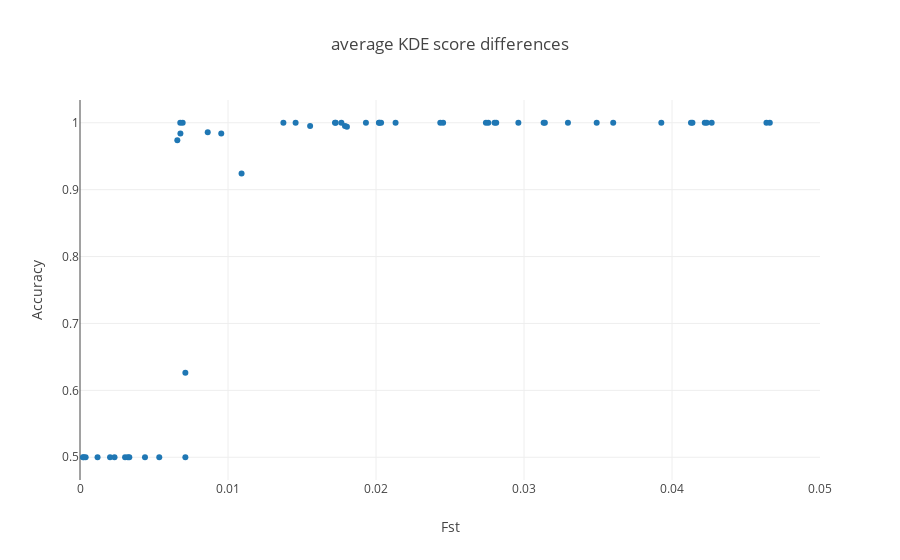

The notebook cell this image was saved under:
### Code cell
coords= {z:[x for x in range(len(labs)) if labs[x] == z] for z in list(set(labs))}
Accuracy= []
where= []


for bl in Blocks[1].keys():
    non_outlier= [x for x in range(len(Blocks[1][bl])) if Blocks[1][bl][x] != len(list(set(labels))) + 1]
    misshaps= [x for x in range(len(Blocks[1][bl])) if Blocks[1][bl][x] != Blocks_truth[1][bl][x] and Blocks[1][bl][x] in labels]
    
    gp_non_out= {
        z: float(len([x for x in non_outlier if Blocks_truth[1][bl][x]==z])) for z in list(set(labels))
    }
    
    gp_non_out= {
        z: gp_non_out[z] for z in gp_non_out.keys() if gp_non_out[z]
    }
    
    rate= np.mean([1 - len([x for x in misshaps if Blocks_truth[1][bl][x]==z]) / gp_non_out[z] for z in gp_non_out.keys()])
    #rate= 1- len(misshaps) / float(len(non_outlier))
    Accuracy.append(rate)
    where.append(bl)



fig_data= [go.Scatter(
y= [Accuracy[x] for x in coords[i]],
x= [Fst_crawl[x] for x in coords[i]],
mode= 'markers',
name= ' pops {} / {}'.format(i[0],i[1])
) for i in coords.keys()
]

layout = go.Layout(
    title= 'average KDE score differences',
    yaxis=dict(
        title='Accuracy'),
    xaxis=dict(
        title='Fst',
        range= [0,.05])
)

fig= go.Figure(data=fig_data, layout=layout)
iplot(fig)

### Figure 1 — Plotly figure (JSON) as saved in the notebook; plotly's stock layout.template omitted (floating-point values rounded to 4 significant figures; data arrays with more than 128 entries replaced by an {"elided": "..."} marker saying what was removed)
{"data": [{"mode": "markers", "name": " pops 1 / 2", "type": "scatter", "uid": "1110f91b-0fbd-473e-84e9-72bcafde7049", "x": {"elided": "200 float values"}, "y": {"elided": "200 float values"}}], "layout": {"title": "average KDE score differences", "xaxis": {"range": [0, 0.05], "title": "Fst"}, "yaxis": {"title": "Accuracy"}}}
